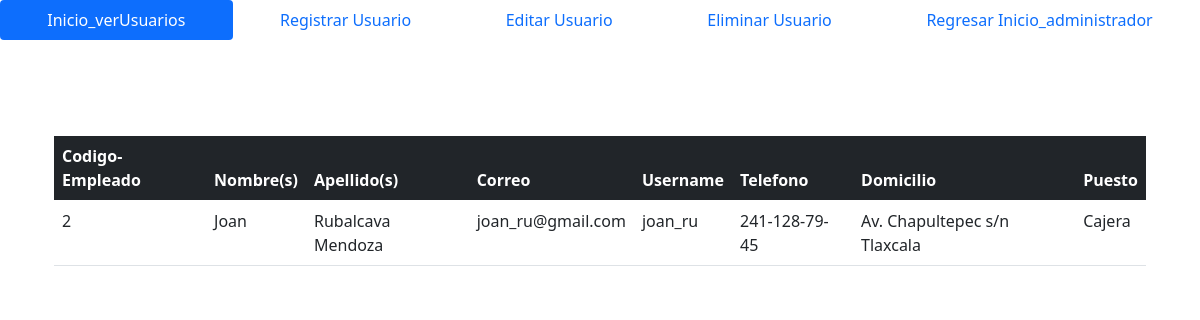
Page /usuariosBusqueda.php?buscar=Joan on the committed database.
### tables this page shows
CREATE TABLE `empleados` (
  `id` int(11) NOT NULL,
  `nombre` varchar(100) NOT NULL,
  `apellido` varchar(100) NOT NULL,
  `correo` varchar(100) NOT NULL,
  `username` varchar(100) NOT NULL,
  `contraseña` varchar(100) NOT NULL,
  `telefono` varchar(100) NOT NULL,
  `domicilio` varchar(100) NOT NULL,
  `puesto` varchar(100) NOT NULL
);

### usuariosBusqueda.php (the view, shortened to what this page needs)
<!DOCTYPE html>
<html>
<body>
<link href="https://cdn.jsdelivr.net/npm/bootstrap@5.0.0-beta3/dist/css/bootstrap.min.css" rel="stylesheet">
<?php require_once "./assets/nav/navUsuarios.php" ?>
<div class="">
<div class="container center verpro">
<?php
require_once "conexion.php";
?>
<?php
if(isset($_GET)){
if(strlen($_GET['buscar']) >=1)
{
$usuario= $_GET['buscar'];
?>
<br>
<div id="">
<div class="container">
    <center>
<table class="table">
        <thead>
          <tr>
                <th class="bg-dark text-white">Codigo-Empleado</th>
              <th class="bg-dark text-white">Nombre(s)</th>
              <th class="bg-dark text-white">Apellido(s)</th>
              <th class="bg-dark text-white">Correo</th>
              <th class="bg-dark text-white">Username</th>
              <th class="bg-dark text-white">Telefono</th>
              <th class="bg-dark text-white">Domicilio</th>
              <th class="bg-dark text-white">Puesto</th>
          </tr>
        </thead>
    <?php
    $consulta= "SELECT id, nombre, apellido, correo, username, telefono, domicilio, puesto FROM empleados WHERE nombre = '$usuario' OR apellido = '$usuario' OR correo = '$usuario' OR username = '$usuario' OR id = '$usuario'";
    $ejecutarconsulta= mysqli_query($db,$consulta);
    $verfilas= mysqli_num_rows($ejecutarconsulta);
    $fila= mysqli_fetch_array($ejecutarconsulta);
    if(!$ejecutarconsulta)
    {
        echo("ERROR en la consulta");
    }
    else
        {
            if($verfilas<1)
            {
                echo("<tr><td>Sin registros</td></tr>");
            }
            else
            {
                for($x=0; $x<=$fila; $x++)
                {
                    echo'
                        <tr>
                            <td>'.$fila[0].'</td>
                            <td>'.$fila[1].'</td>
                            <td>'.$fila[2].'</td>
                            <td>'.$fila[3].'</td>
                            <td>'.$fila[4].'</td>
                            <td>'.$fila[5].'</td>
                            <td>'.$fila[6].'</td>
                            <td>'.$fila[7].'</td>
                        </tr>';
                        $fila=mysqli_fetch_array($ejecutarconsulta);
                }
            }
        }
    }
}
    ?>
<br>
</table>
</center>
</div>
</div>
</div>
</div></body></html>

### rows in the picture
empleados: id "2", nombre "Joan", apellido "Rubalcava Mendoza", correo "joan_ru@gmail.com", username "joan_ru", telefono "241-128-79-45", domicilio "Av. Chapultepec s/n Tlaxcala", puesto "Cajera"
